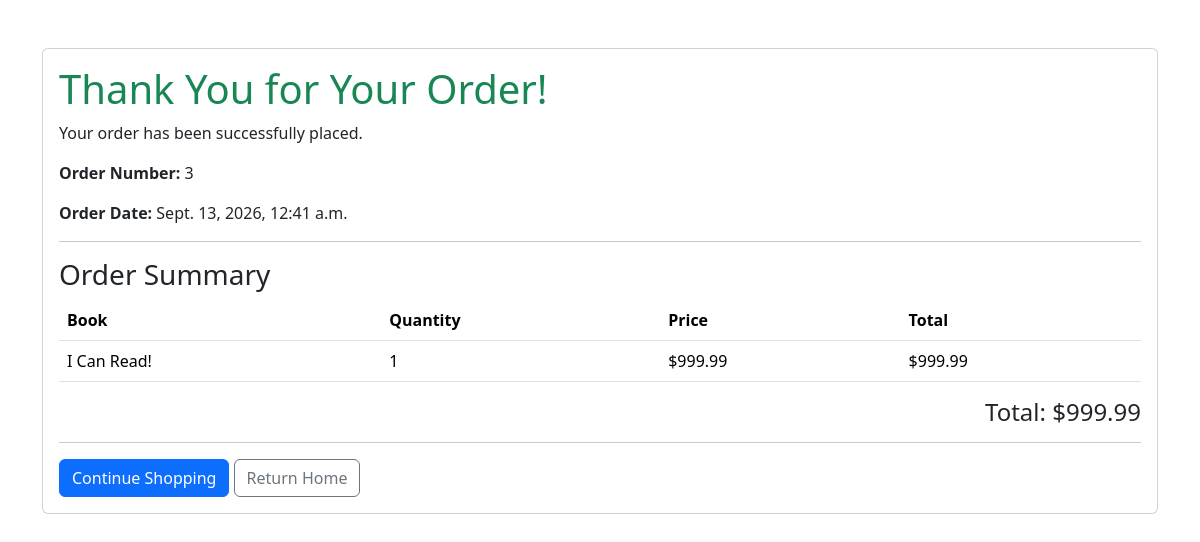
Screenshot of /sales/confirmation/3/ with the database file from the repository.
### sales/models.py (models this page shows, shortened)
class Sale(models.Model):
    customer = models.ForeignKey(Customer, on_delete=models.SET_NULL, null=True, blank=True)
    user = models.ForeignKey(settings.AUTH_USER_MODEL, on_delete=models.SET_NULL, null=True, blank=True)
    sale_date = models.DateTimeField(auto_now_add=True)
    subtotal = models.DecimalField(max_digits=10, decimal_places=2, default=0)
    tax = models.DecimalField(max_digits=10, decimal_places=2, default=0)
    total = models.DecimalField(max_digits=10, decimal_places=2, default=0)
    payment_method = models.CharField(max_length=20, blank=True)
    amount_paid = models.DecimalField(max_digits=10, decimal_places=2, default=0)
    change_due = models.DecimalField(max_digits=10, decimal_places=2, default=0)

class SaleItem(models.Model):
    sale = models.ForeignKey(Sale, on_delete=models.CASCADE)
    book = models.ForeignKey(Book, on_delete=models.PROTECT)
    quantity = models.PositiveIntegerField(default=1)
    price_each = models.DecimalField(max_digits=10, decimal_places=2)
    line_total = models.DecimalField(max_digits=10, decimal_places=2)

### inventory/models.py (models this page shows, shortened)
class Book(models.Model):
    title = models.CharField(max_length=200)
    author = models.CharField(max_length=200, blank=True)
    isbn = models.CharField(max_length=20, blank=True)
    price = models.DecimalField(max_digits=10, decimal_places=2, null=True, blank=True)
    quantity = models.IntegerField(default=0)
    shelf_location = models.CharField(max_length=50, blank=True)

### sales/views.py (the view)
# urls.py: path("confirmation/<int:sale_id>/",views.confirmation,name="confirmation"),
def confirmation(request, sale_id):
    sale = get_object_or_404(Sale, id=sale_id)
    items = SaleItem.objects.filter(
        sale=sale
    ).select_related("book")
    return render(
        request,
        "sales/confirmation.html",
        {
            "sale": sale,
            "items": items,
        },
    )

### sales/templates/sales/confirmation.html (shortened to what this page needs)
<!DOCTYPE html>
<html>
<head>
    <link
        href="https://cdn.jsdelivr.net/npm/bootstrap@5/dist/css/bootstrap.min.css"
        rel="stylesheet"
    >
</head>
<body class="container py-5">
    <div class="card">
        <div class="card-body">
            <h1 class="text-success">
                Thank You for Your Order!
            </h1>
            <p>
                Your order has been successfully placed.
            </p>
            <p>
                <strong>Order Number:</strong>
                {{ sale.id }}
            </p>
            <p>
                <strong>Order Date:</strong>
                {{ sale.sale_date }}
            </p>
            <hr>
            <h3>Order Summary</h3>
            <table class="table">
                <thead>
                    <tr>
                        <th>Book</th>
                        <th>Quantity</th>
                        <th>Price</th>
                        <th>Total</th>
                    </tr>
                </thead>
                <tbody>
                    {% for item in items %}
                    <tr>
                        <td>
                            {{ item.book.title }}
                        </td>
                        <td>
                            {{ item.quantity }}
                        </td>
                        <td>
                            ${{ item.price_each }}
                        </td>
                        <td>
                            ${{ item.line_total }}
                        </td>
                    </tr>
                    {% endfor %}
                </tbody>
            </table>
            <h4 class="text-end">
                Total: ${{ sale.total }}
            </h4>
            <hr>
            <a href="{% url 'books' %}" class="btn btn-primary">
                Continue Shopping
            </a>
            <a href="/" class="btn btn-outline-secondary">
                Return Home
            </a>
        </div>
    </div>
</body>
</html>

### rows the page displays
Sale: id "3", sale_date "Sept. 13, 2026, 12:41 a.m.", total "999.99"
SaleItem: book "I Can Read!", quantity "1", price_each "999.99", line_total "999.99"
